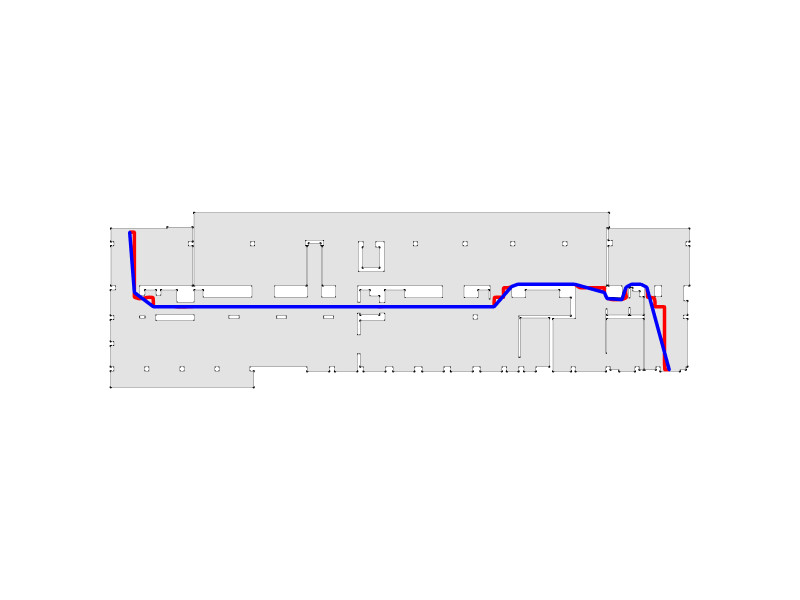

Write notebook code for a chart like this one.
### Code cell
Topology.Show(floorplan, shortest_path, straight_path,
              camera=[0,0,6],
              faceColor=[230,230,230],
              faceOpacity=1,
              edgeColorKey="color",
              edgeWidthKey="width",
              backgroundColor="white",
              width=800,
              height=600,
              renderer=renderer)

### Figure 1 — Plotly figure (JSON) as saved in the notebook; plotly's stock layout.template omitted (floating-point values rounded to 4 significant figures; data arrays with more than 128 entries replaced by an {"elided": "..."} marker saying what was removed)
{"data": [{"customdata": {"elided": "308 str values"}, "hoverinfo": "text", "hovertemplate": {"elided": "308 str values"}, "hovertext": {"elided": "308 str values"}, "legendgroup": "1", "legendrank": 1, "marker": {"color": {"elided": "308 str values"}, "line": {"width": 0}, "opacity": 1, "size": {"elided": "308 float values"}, "sizemode": "diameter", "symbol": "circle"}, "mode": "markers", "name": "1: Untitled (Vertices)", "showlegend": false, "text": {"elided": "308 str values"}, "type": "scatter3d", "x": {"elided": "308 float values"}, "y": {"elided": "308 float values"}, "z": {"elided": "308 int values"}}, {"hoverinfo": "text", "hovertext": [], "legendgroup": "2", "legendrank": 2, "line": {"color": "#000000", "dash": "solid", "width": 1}, "marker": {"color": "#000000", "size": 0.25, "symbol": "circle"}, "mode": "markers+lines", "name": "1: Untitled (Edges)", "showlegend": false, "text": [], "type": "scatter3d", "x": {"elided": "924 float values"}, "y": {"elided": "924 float values"}, "z": {"elided": "924 int values"}}, {"cmax": 1, "cmin": 0, "color": "#E6E6E6", "colorscale": [[0, "#440154"], [0.1111, "#482878"], [0.2222, "#3e4989"], [0.3333, "#31688e"], [0.4444, "#26828e"], [0.5556, "#1f9e89"], [0.6667, "#35b779"], [0.7778, "#6ece58"], [0.8889, "#b5de2b"], [1, "#fde725"]], "flatshading": true, "hoverinfo": "text", "hovertext": "", "i": {"elided": "346 int values"}, "j": {"elided": "346 int values"}, "k": {"elided": "346 int values"}, "legendgroup": "3", "legendrank": 3, "lighting": {"facenormalsepsilon": 0}, "name": "1: Untitled (Faces)", "opacity": 1, "showlegend": false, "showscale": false, "text": "", "type": "mesh3d", "x": {"elided": "308 float values"}, "y": {"elided": "308 float values"}, "z": {"elided": "308 int values"}}, {"customdata": {"elided": "157 str values"}, "hoverinfo": "text", "hovertemplate": {"elided": "157 str values"}, "hovertext": {"elided": "157 str values"}, "legendgroup": "5", "legendrank": 5, "marker": {"color": {"elided": "157 str values"}, "line": {"width": 0}, "opacity": 1, "size": {"elided": "157 float values"}, "sizemode": "diameter", "symbol": "circle"}, "mode": "markers", "name": "2: Untitled (Vertices)", "showlegend": false, "text": {"elided": "157 str values"}, "type": "scatter3d", "x": {"elided": "157 float values"}, "y": {"elided": "157 float values"}, "z": {"elided": "157 int values"}}, {"hoverinfo": "text", "hovertext": [], "legendgroup": "6", "legendrank": 6, "line": {"color": "#FF0000", "dash": "solid", "width": 7}, "marker": {"color": "#FF0000", "size": 1.75, "symbol": "circle"}, "mode": "markers+lines", "name": "2: Untitled (Edges)", "showlegend": false, "text": [], "type": "scatter3d", "x": {"elided": "468 float values"}, "y": {"elided": "468 float values"}, "z": {"elided": "468 int values"}}, {"customdata": ["", "", "", "", "", "", "", "", "", "", "", "", "", "", ""], "hoverinfo": "text", "hovertemplate": ["Click ", "Click ", "Click ", "Click ", "Click ", "Click ", "Click ", "Click ", "Click ", "Click ", "Click ", "Click ", "Click ", "Click ", "Click "], "hovertext": ["", "", "", "", "", "", "", "", "", "", "", "", "", "", ""], "legendgroup": "9", "legendrank": 9, "marker": {"color": ["#000000", "#000000", "#000000", "#000000", "#000000", "#000000", "#000000", "#000000", "#000000", "#000000", "#000000", "#000000", "#000000", "#000000", "#000000"], "line": {"width": 0}, "opacity": 1, "size": [2.8, 2.8, 2.8, 2.8, 2.8, 2.8, 2.8, 2.8, 2.8, 2.8, 2.8, 2.8, 2.8, 2.8, 2.8], "sizemode": "diameter", "symbol": "circle"}, "mode": "markers", "name": "3: Untitled (Vertices)", "showlegend": false, "text": ["", "", "", "", "", "", "", "", "", "", "", "", "", "", ""], "type": "scatter3d", "x": [58.13, 55.76, 55.13, 54.13, 53.55, 53.13, 51.55, 51.28, 48.13, 42.13, 41.46, 39.63, 3.627, 1.625, 1.127], "y": [-21.01, -12.29, -11.97, -11.97, -12.31, -13.6, -13.48, -12.85, -11.97, -11.97, -12.23, -14.35, -14.35, -12.85, -6.47], "z": [0, 0, 0, 0, 0, 0, 0, 0, 0, 0, 0, 0, 0, 0, 0]}, {"hoverinfo": "text", "hovertext": [], "legendgroup": "10", "legendrank": 10, "line": {"color": "#0000FF", "dash": "solid", "width": 7}, "marker": {"color": "#0000FF", "size": 1.75, "symbol": "circle"}, "mode": "markers+lines", "name": "3: Untitled (Edges)", "showlegend": false, "text": [], "type": "scatter3d", "x": [58.13, 55.76, null, 55.76, 55.13, null, 55.13, 54.13, null, 54.13, 53.55, null, 53.55, 53.13, null, 53.13, 51.55, null, 51.55, 51.28, null, 51.28, 48.13, null, 48.13, 42.13, null, 42.13, 41.46, null, 41.46, 39.63, null, 39.63, 3.627, null, 3.627, 1.625, null, 1.625, 1.127, null], "y": [-21.01, -12.29, null, -12.29, -11.97, null, -11.97, -11.97, null, -11.97, -12.31, null, -12.31, -13.6, null, -13.6, -13.48, null, -13.48, -12.85, null, -12.85, -11.97, null, -11.97, -11.97, null, -11.97, -12.23, null, -12.23, -14.35, null, -14.35, -14.35, null, -14.35, -12.85, null, -12.85, -6.47, null], "z": [0, 0, null, 0, 0, null, 0, 0, null, 0, 0, null, 0, 0, null, 0, 0, null, 0, 0, null, 0, 0, null, 0, 0, null, 0, 0, null, 0, 0, null, 0, 0, null, 0, 0, null, 0, 0, null]}], "layout": {"autosize": true, "height": 600, "margin": {"b": 40, "l": 40, "r": 40, "t": 40}, "paper_bgcolor": "#FFFFFF", "plot_bgcolor": "#FFFFFF", "scene": {"aspectmode": "data", "camera": {"center": {"x": 0, "y": 0, "z": 0}, "eye": {"x": 0, "y": 0, "z": 6}, "projection": {"type": "perspective"}, "up": {"x": 0, "y": 1, "z": 0}}, "xaxis": {"visible": false}, "yaxis": {"visible": false}, "zaxis": {"visible": false}}, "showlegend": true, "width": 800, "xaxis": {"showgrid": false, "visible": false, "zeroline": false}, "yaxis": {"showgrid": false, "visible": false, "zeroline": false}}}
